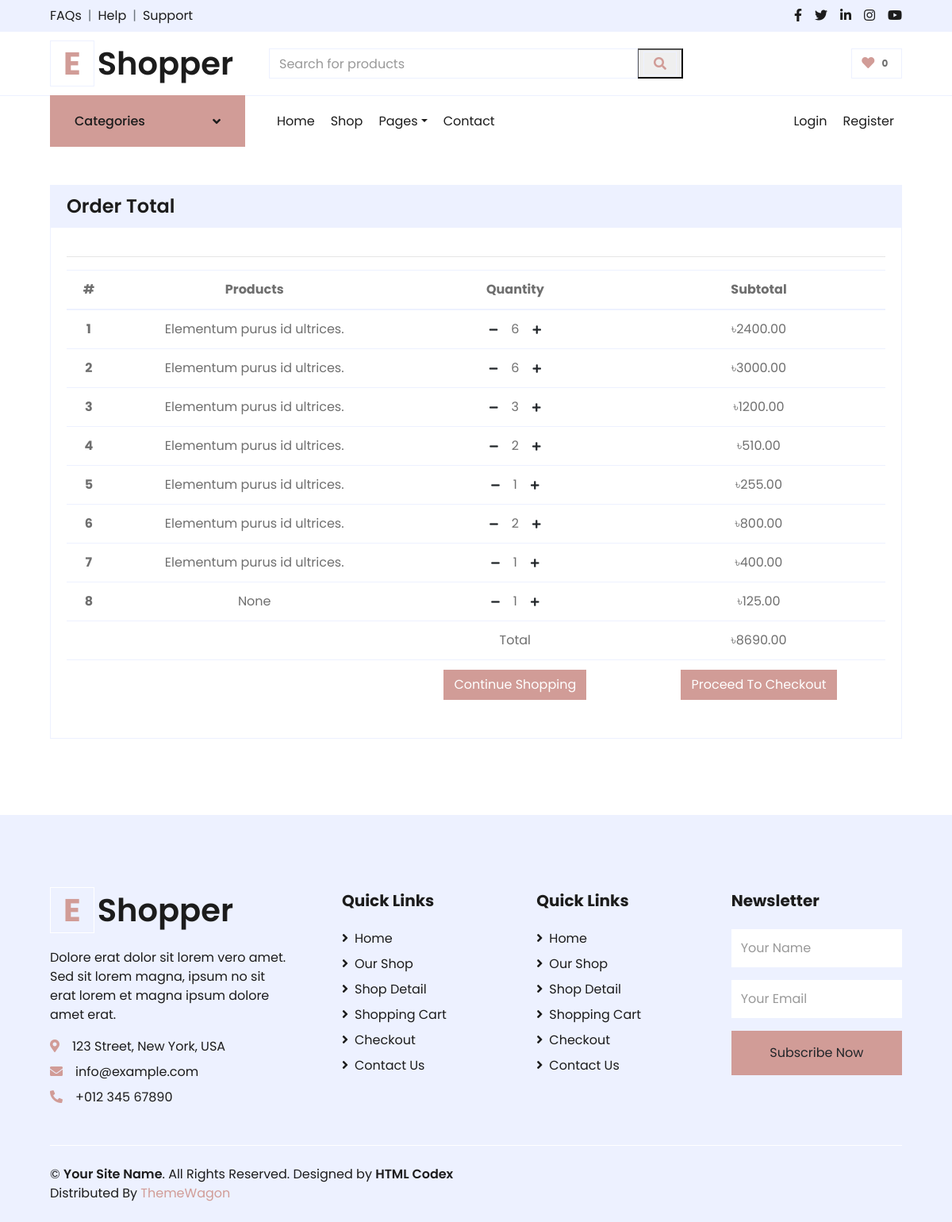
Screenshot of /cart_view (signed in) with the database file from the repository.
### App_order/models.py (models this page shows, shortened)
class cart(models.Model):
    buyer = models.ForeignKey(User, on_delete = models.CASCADE, blank=True,null=True,related_name='cart_user')
    item = models.ForeignKey(product_images, on_delete=models.CASCADE,blank=True,null=True)
    quantity = models.IntegerField(default = 1)
    purchased = models.BooleanField(default = False)
    created = models.DateTimeField(auto_now_add= True)
    updated = models.DateField(auto_now= True)
    def get_total(self):
        total = self.item.product.new_price * self.quantity
        float_total = format(total, '0.2f')
        return float_total

class order(models.Model):
    order_items = models.ManyToManyField(cart)
    user = models.ForeignKey(User, on_delete=models.CASCADE,blank=True,null=True)
    ordered = models.BooleanField(default= False)
    created = models.DateTimeField(auto_now_add=True)
    payment_ID = models.CharField(max_length= 300, blank=True,null=True)
    order_ID = models.CharField(max_length=200, blank=True,null=True)
    def get_totals(self):
        total = 0
        for i in self.order_items.all():
            total += float(i.get_total())
        return total

### backend/models.py (models this page shows)
class product_images(models.Model):
    id = models.AutoField(primary_key=True)
    pro_images = models.ImageField(upload_to='product_images/',blank=True,null=True)
    product = models.ForeignKey(product_details, on_delete=models.CASCADE,related_name='product',blank=True,null=True)

class product_details(models.Model):
    id = models.AutoField(primary_key=True)
    category_name = models.ForeignKey(product_category,on_delete=models.CASCADE,blank = True,null=True)
    product_caption = models.CharField(max_length=100, blank=True,null=True)
    old_price = models.FloatField(blank=True,null=True)
    new_price = models.FloatField(blank=True,null=True)
    prod_fiture_ima = models.ImageField(upload_to='fiture_image/',blank=True,null=True)
    description = models.TextField(blank=True,null=True)
    carousel_fiture_ima = models.ImageField(upload_to='carousel_fiture_image/',blank=True,null=True)
    carousel_status = models.BooleanField(default=False)
    disount_percentage = models.IntegerField(blank=True,null=True)
    carousel_caption = models.CharField(max_length=100, blank=True,null=True)

### App_order/views.py (the view)
# urls.py: path('cart_view',views.cart_view,name='cart_view'),
def cart_view(request):
    pro_cat = product_category.objects.all()
    carts = cart.objects.filter(buyer = request.user, purchased = False).select_related('item')
    for i in carts:
        print(i)
    orders = order.objects.filter(user = request.user, ordered = False)
    if carts.exists() and orders.exists():
        status =True
        order_item = orders[0]
        context = {
            'carts':carts,
            'order_item':order_item,
            'status':status,
            'pro_cat':pro_cat,
        }
        return render(request, 'App_order/cart_view.html',context)
    else:
        status = False
        context = {
            'status':status
        }
        return render(request, 'App_order/cart_view.html',context)

### templates/App_order/cart_view.html (shortened to what this page needs)
<!DOCTYPE html>
{% load static %}
<html lang="en">
<head>
    <link href="https://cdnjs.cloudflare.com/ajax/libs/font-awesome/5.10.0/css/all.min.css" rel="stylesheet">
    <link href="{% static 'frontend/lib/owlcarousel/assets/owl.carousel.min.css' %}" rel="stylesheet">
    <link href="{% static 'frontend/css/style.css' %}" rel="stylesheet">
</head>
<body>
    <div class="container-fluid">
        <div class="row bg-secondary py-2 px-xl-5">
            <div class="col-lg-6 d-none d-lg-block">
                <div class="d-inline-flex align-items-center">
                    <a class="text-dark" href="">FAQs</a>
                    <span class="text-muted px-2">|</span>
                    <a class="text-dark" href="">Help</a>
                    <span class="text-muted px-2">|</span>
                    <a class="text-dark" href="">Support</a>
                </div>
            </div>
            <div class="col-lg-6 text-center text-lg-right">
                <div class="d-inline-flex align-items-center">
                    <a class="text-dark px-2" href="">
                        <i class="fab fa-facebook-f"></i>
                    </a>
                    <a class="text-dark px-2" href="">
                        <i class="fab fa-twitter"></i>
                    </a>
                    <a class="text-dark px-2" href="">
                        <i class="fab fa-linkedin-in"></i>
                    </a>
                    <a class="text-dark px-2" href="">
                        <i class="fab fa-instagram"></i>
                    </a>
                    <a class="text-dark pl-2" href="">
                        <i class="fab fa-youtube"></i>
                    </a>
                </div>
            </div>
        </div>
        <div class="row align-items-center py-3 px-xl-5">
            <div class="col-lg-3 d-none d-lg-block">
                <a href="" class="text-decoration-none">
                    <h1 class="m-0 display-5 font-weight-semi-bold"><span
                            class="text-primary font-weight-bold border px-3 mr-1">E</span>Shopper</h1>
                </a>
            </div>
            <div class="col-lg-6 col-6 text-left">
                <form action="{% url 'search_items' %}" method="get">
                    <div class="input-group">
                        <input type="search" name="q" class="form-control" placeholder="Search for products">
                        <div class="input-group-append">
                            <button type="submit"><span class="input-group-text bg-transparent text-primary">
                                    <i class="fa fa-search"></i>
                                </span></button>
                        </div>
                    </div>
                </form>
            </div>
            <div class="col-lg-3 col-6 text-right">
                <a href="" class="btn border">
                    <i class="fas fa-heart text-primary"></i>
                    <span class="badge">0</span>
                </a>
            </div>
        </div>
    </div>
    <div class="container-fluid">
        <div class="row border-top px-xl-5">
            <div class="col-lg-3 d-none d-lg-block">
                <a class="btn shadow-none d-flex align-items-center justify-content-between bg-primary text-white w-100"
                    data-toggle="collapse" href="#navbar-vertical"
                    style="height: 65px; margin-top: -1px; padding: 0 30px;">
                    <h6 class="m-0">Categories</h6>
                    <i class="fa fa-angle-down text-dark"></i>
                </a>
            </div>
            <div class="col-lg-9">
                <nav class="navbar navbar-expand-lg bg-light navbar-light py-3 py-lg-0 px-0">
                    <div class="collapse navbar-collapse justify-content-between" id="navbarCollapse">
                        <div class="navbar-nav mr-auto py-0">
                            <a href="{% url 'home_page' %}" class="nav-item nav-link">Home</a>
                            <a href="{% url 'shop' %}" class="nav-item nav-link ">Shop</a>
                            <div class="nav-item dropdown">
                                <a href="#" class="nav-link dropdown-toggle" data-toggle="dropdown">Pages</a>
                            </div>
                            <a href="contact.html" class="nav-item nav-link">Contact</a>
                        </div>
                        <div class="navbar-nav ml-auto py-0">
                            <a href="" class="nav-item nav-link">Login</a>
                            <a href="" class="nav-item nav-link">Register</a>
                        </div>
                    </div>
                </nav>
            </div>
        </div>
    </div>
    {% if status == True %}
    <div class="container-fluid pt-5">
        <div class="row px-xl-5">
            <div class="col-lg-12">
                <div class="card border-secondary mb-5">
                    <div class="card-header bg-secondary border-0">
                        <h4 class="font-weight-semi-bold m-0">Order Total</h4>
                    </div>
                    <div class="card-body">
                        <table class="table text-center">
                            <thead>
                                <tr>
                                    <th scope="col">#</th>
                                    <th scope="col">Products</th>
                                    <th scope="col">Quantity</th>
                                    <th scope="col">Subtotal</th>
                                </tr>
                            </thead>
                            <tbody>
                                {% for i in carts %}
                                <tr>
                                    <th scope="row">{{forloop.counter}}</th>
                                    <td>{{i.item.product.product_caption}}</td>
                                    <td>
                                        <a href="{% url 'decreament_cart' i.id %}" class="mr-2 plus"><span
                                                class="badge badge-light"><i class="fa fa-minus"></i></span></a>
                                        {{i.quantity}}
                                        <a href="{% url 'increament_cart' i.id %}" class="ml-2 minus"><span
                                                class="badge badge-light"><i class="fa fa-plus"></i></span></a>
                                    </td>
                                    <td>&#2547;{{i.get_total | floatformat:2 }}</td>
                                </tr>
                                {% endfor %}
                                <tr>
                                    <th scope="row"></th>
                                    <td></td>
                                    <td>Total</td>
                                    <td>&#2547;{{order_item.get_totals | floatformat:2 }}</td>
                                </tr>
                                <hr>
                                <th scope="row"></th>
                                <td></td>
                                <td><button class="btn btn-primary "><a href="{% url 'home_page' %}"
                                            style="text-decoration: none; color: white;">Continue Shopping</a></button>
                                </td>
                                <td><button class="btn btn-primary "><a href="#"
                                            style="text-decoration: none; color: white;">Proceed To
                                            Checkout</a></button></td>
                            </tbody>
                        </table>
                    </div>
                </div>
            </div>
        </div>
    </div>
    {% endif %}
    <div class="container-fluid bg-secondary text-dark mt-5 pt-5">
        <div class="row px-xl-5 pt-5">
            <div class="col-lg-4 col-md-12 mb-5 pr-3 pr-xl-5">
                <a href="" class="text-decoration-none">
                    <h1 class="mb-4 display-5 font-weight-semi-bold"><span
                            class="text-primary font-weight-bold border border-white px-3 mr-1">E</span>Shopper</h1>
                </a>
                <p>Dolore erat dolor sit lorem vero amet. Sed sit lorem magna, ipsum no sit erat lorem et magna ipsum
                    dolore amet erat.</p>
                <p class="mb-2"><i class="fa fa-map-marker-alt text-primary mr-3"></i>123 Street, New York, USA</p>
                <p class="mb-2"><i class="fa fa-envelope text-primary mr-3"></i>info@example.com</p>
                <p class="mb-0"><i class="fa fa-phone-alt text-primary mr-3"></i>+012 345 67890</p>
            </div>
            <div class="col-lg-8 col-md-12">
                <div class="row">
                    <div class="col-md-4 mb-5">
                        <h5 class="font-weight-bold text-dark mb-4">Quick Links</h5>
                        <div class="d-flex flex-column justify-content-start">
                            <a class="text-dark mb-2" href="index.html"><i class="fa fa-angle-right mr-2"></i>Home</a>
                            <a class="text-dark mb-2" href="shop.html"><i class="fa fa-angle-right mr-2"></i>Our
                                Shop</a>
                            <a class="text-dark mb-2" href="detail.html"><i class="fa fa-angle-right mr-2"></i>Shop
                                Detail</a>
                            <a class="text-dark mb-2" href="cart.html"><i class="fa fa-angle-right mr-2"></i>Shopping
                                Cart</a>
                            <a class="text-dark mb-2" href="checkout.html"><i
                                    class="fa fa-angle-right mr-2"></i>Checkout</a>
                            <a class="text-dark" href="contact.html"><i class="fa fa-angle-right mr-2"></i>Contact
                                Us</a>
                        </div>
                    </div>
                    <div class="col-md-4 mb-5">
                        <h5 class="font-weight-bold text-dark mb-4">Quick Links</h5>
                        <div class="d-flex flex-column justify-content-start">
                            <a class="text-dark mb-2" href="index.html"><i class="fa fa-angle-right mr-2"></i>Home</a>
                            <a class="text-dark mb-2" href="shop.html"><i class="fa fa-angle-right mr-2"></i>Our
                                Shop</a>
                            <a class="text-dark mb-2" href="detail.html"><i class="fa fa-angle-right mr-2"></i>Shop
                                Detail</a>
                            <a class="text-dark mb-2" href="cart.html"><i class="fa fa-angle-right mr-2"></i>Shopping
                                Cart</a>
                            <a class="text-dark mb-2" href="checkout.html"><i
                                    class="fa fa-angle-right mr-2"></i>Checkout</a>
                            <a class="text-dark" href="contact.html"><i class="fa fa-angle-right mr-2"></i>Contact
                                Us</a>
                        </div>
                    </div>
                    <div class="col-md-4 mb-5">
                        <h5 class="font-weight-bold text-dark mb-4">Newsletter</h5>
                        <form action="">
                            <div class="form-group">
                                <input type="text" class="form-control border-0 py-4" placeholder="Your Name"
                                    required="required" />
                            </div>
                            <div class="form-group">
                                <input type="email" class="form-control border-0 py-4" placeholder="Your Email"
                                    required="required" />
                            </div>
                            <div>
                                <button class="btn btn-primary btn-block border-0 py-3" type="submit">Subscribe
                                    Now</button>
                            </div>
                        </form>
                    </div>
                </div>
            </div>
        </div>
        <div class="row border-top border-light mx-xl-5 py-4">
            <div class="col-md-6 px-xl-0">
                <p class="mb-md-0 text-center text-md-left text-dark">
                    &copy; <a class="text-dark font-weight-semi-bold" href="#">Your Site Name</a>. All Rights Reserved.
                    Designed
                    by
                    <a class="text-dark font-weight-semi-bold" href="https://htmlcodex.com">HTML Codex</a><br>
                    Distributed By <a href="https://themewagon.com" target="_blank">ThemeWagon</a>
                </p>
            </div>
            <div class="col-md-6 px-xl-0 text-center text-md-right">
            </div>
        </div>
    </div>
    {% load sweetify %}
</body>
</html>

### rows the page displays
cart: item.product.product_caption "Elementum purus id ultrices.", quantity "6", get_total "2400.00"
cart: item.product.product_caption "Elementum purus id ultrices.", quantity "6", get_total "3000.00"
cart: item.product.product_caption "Elementum purus id ultrices.", quantity "3", get_total "1200.00"
cart: item.product.product_caption "Elementum purus id ultrices.", quantity "2", get_total "510.00"
cart: item.product.product_caption "Elementum purus id ultrices.", quantity "1", get_total "255.00"
cart: item.product.product_caption "Elementum purus id ultrices.", quantity "2", get_total "800.00"
cart: item.product.product_caption "Elementum purus id ultrices.", quantity "1", get_total "400.00"
cart: item.product.product_caption "None", quantity "1", get_total "125.00"
order: get_totals "8690.00"
